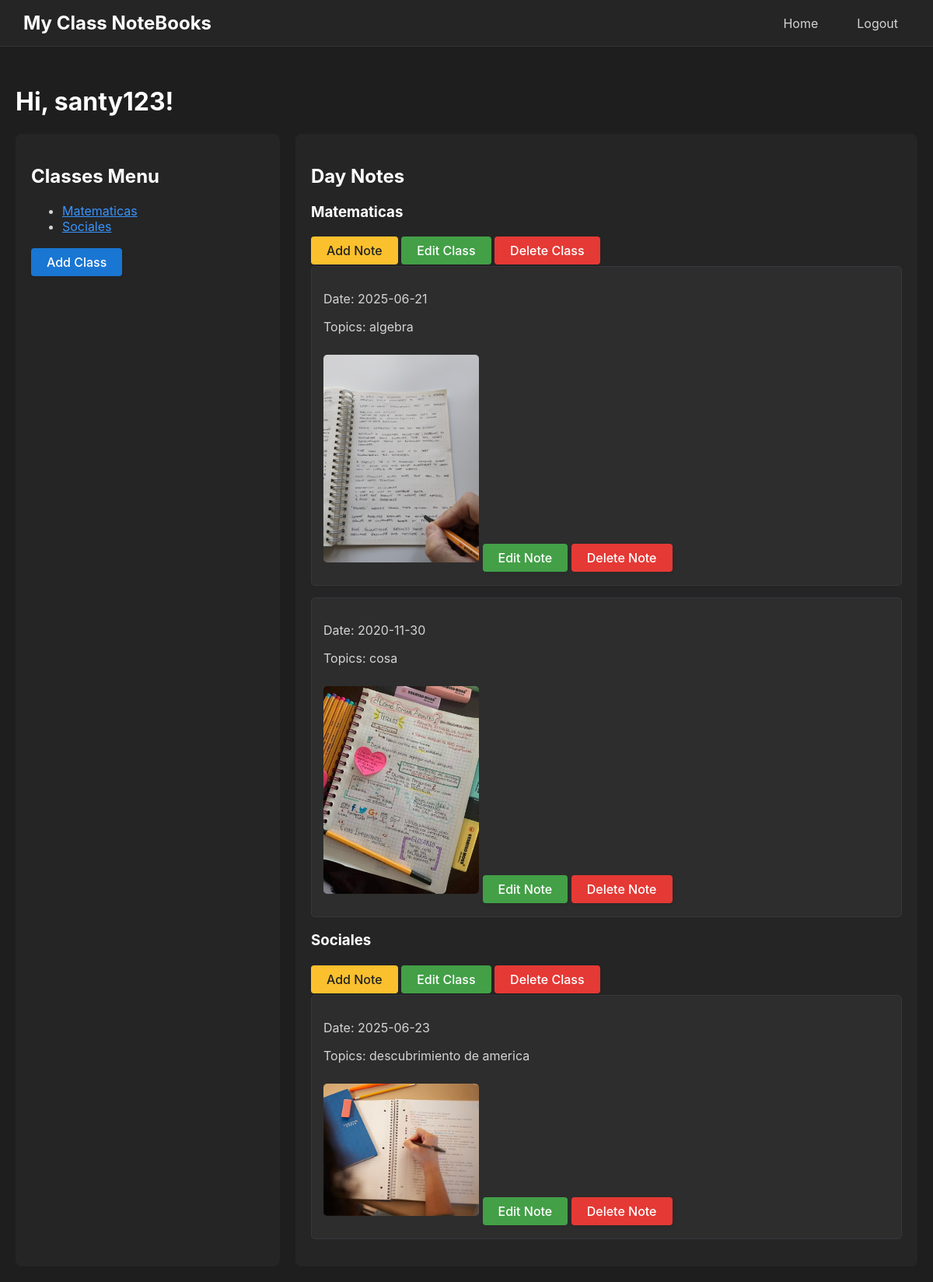
Before: /index (signed in) with the older database file.
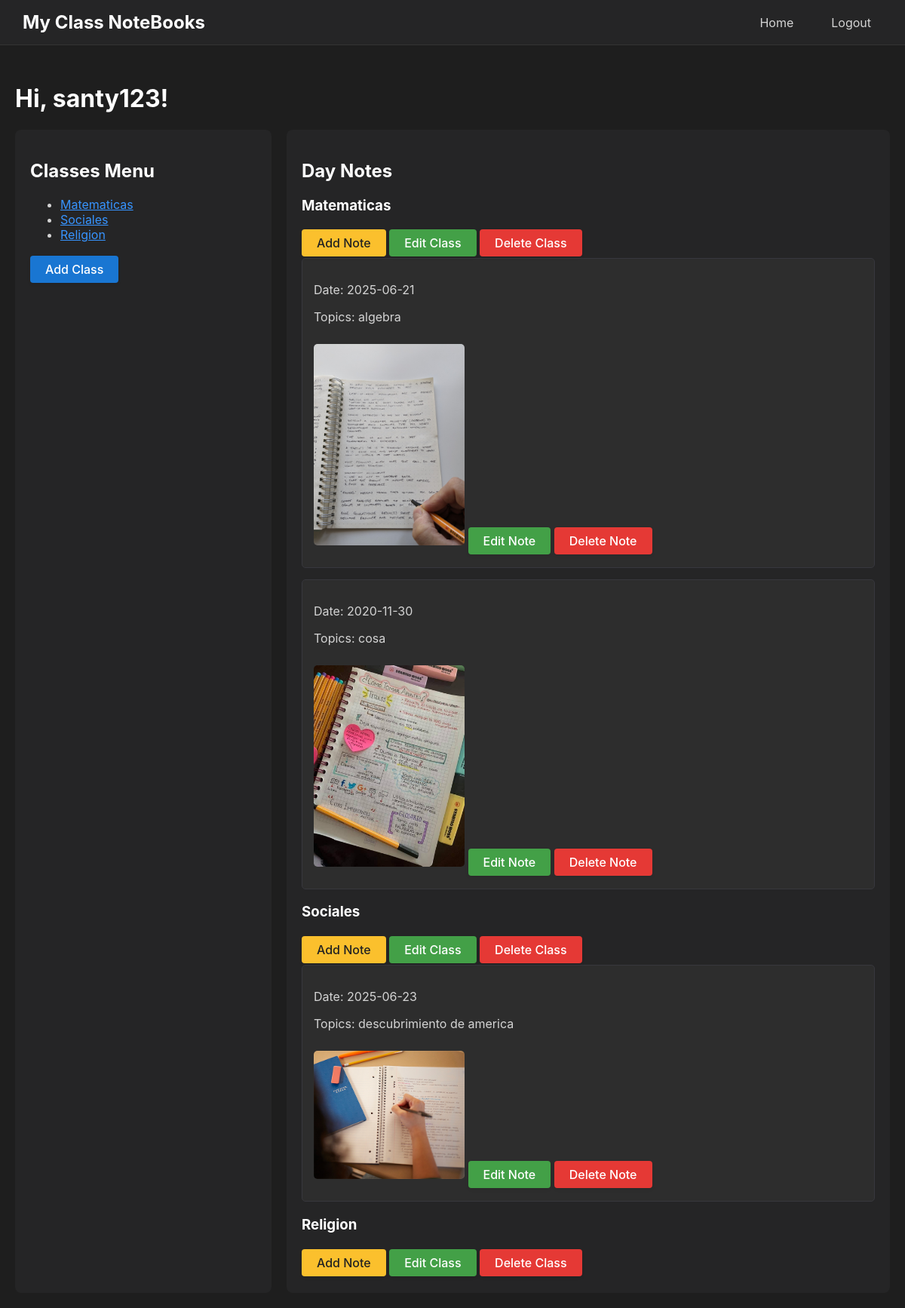
After: the same page with the newer database file.
### app/models.py (models this page shows, shortened)
class User(UserMixin, db.Model):
    id = db.Column(db.Integer, primary_key=True)
    username = db.Column(db.String(64), index=True, unique=True)
    email = db.Column(db.String(120), index=True, unique=True)
    password_hash = db.Column(db.String(128))
    classes = db.relationship('Class', backref='author', lazy='dynamic')

class Class(db.Model):
    id = db.Column(db.Integer, primary_key=True)
    name = db.Column(db.String(140))
    user_id = db.Column(db.Integer, db.ForeignKey('user.id'))
    notes = db.relationship('Note', backref='cl', lazy='dynamic')

class Note(db.Model):
    id = db.Column(db.Integer, primary_key=True)
    date = db.Column(db.String(140))
    topics = db.Column(db.String(140))
    image_path = db.Column(db.String(140))
    class_id = db.Column(db.Integer, db.ForeignKey('class.id'))

### app/routes.py (the view)
@app.route('/')
@app.route('/index')
@login_required
def index():
    classes = Class.query.filter_by(user_id=current_user.id).all()
    return render_template('index.html', title='Home', classes=classes)

### app/models.py (called while the page is built)
@login.user_loader
def load_user(id):
    return User.query.get(int(id))

### app/templates/index.html
{% extends "base.html" %}
{% block content %}
    <h1>Hi, {{ current_user.username }}!</h1>
    <div class="container">
        <div class="classes-menu">
            <h2>Classes Menu</h2>
            <ul>
                {% for class in classes %}
                    <li><a href="#">{{ class.name }}</a></li>
                {% endfor %}
            </ul>
            <a href="{{ url_for('add_class') }}" class="btn-action btn-add">Add Class</a>
        </div>
        <div class="day-notes">
            <h2>Day Notes</h2>
            {% for class in classes %}
                <h3>{{ class.name }}</h3>
                <a href="{{ url_for('add_note', class_id=class.id) }}" class="btn-action btn-note">Add Note</a>
                <a href="{{ url_for('edit_class', id=class.id) }}" class="btn-action btn-edit">Edit Class</a>
                <a href="{{ url_for('delete_class', id=class.id) }}" class="btn-action btn-delete">Delete Class</a>
                {% for note in class.notes %}
                    <div class="note">
                        <p>Date: {{ note.date }}</p>
                        <p>Topics: {{ note.topics }}</p>
                        <img src="{{ url_for('static', filename='uploads/' + note.image_path) }}" width="200px">
                        <a href="{{ url_for('edit_note', id=note.id) }}" class="btn-action btn-edit">Edit Note</a>
                        <a href="{{ url_for('delete_note', id=note.id) }}" class="btn-action btn-delete">Delete Note</a>
                    </div>
                {% endfor %}
            {% endfor %}
        </div>
    </div>
{% endblock %}

### app/templates/base.html (shortened to what this page needs)
<html lang="en">
<head>
    <link rel="stylesheet" href="{{ url_for('static', filename='style.css') }}">
</head>
<body>
    <nav class="navbar">
        <div class="navbar-title">My Class NoteBooks</div>
        <div class="navbar-links">
            <a href="{{ url_for('index') }}">Home</a>
            {% if current_user.is_anonymous %}
            <a href="{{ url_for('login') }}">Login</a>
            <a href="{{ url_for('register') }}">Register</a>
            {% else %}
            <a href="{{ url_for('logout') }}">Logout</a>
            {% endif %}
        </div>
    </nav>
    <div class="main-content">
        {% block content %}{% endblock %}
    </div>
</body>
</html>

### app/static/style.css (style rules this page uses)
body { font-family: -apple-system, BlinkMacSystemFont, "Segoe UI", Roboto, Helvetica, Arial, sans-serif; margin: 0; display: flex; height: 100vh; background-color: #1e1e1e; color: #d4d4d4; }
.navbar { width: 100%; background-color: #252526; display: flex; align-items: center; justify-content: space-between; padding: 0 30px; height: 60px; border-bottom: 1px solid #333; position: fixed; top: 0; left: 0; z-index: 1000; box-sizing: border-box; }
.navbar-title { color: #fff; font-size: 1.5em; font-weight: bold; white-space: nowrap; }
.navbar-links { display: flex; gap: 20px; flex-wrap: wrap; align-items: center; }
.navbar-links a { color: #d4d4d4; text-decoration: none; padding: 10px 15px; border-radius: 5px; transition: background 0.2s; white-space: nowrap; }
.main-content { flex-grow: 1; padding: 20px; background-color: #1e1e1e; overflow-y: auto; margin-top: 70px; }
.container { display: flex; gap: 20px; }
.classes-menu, .day-notes { background-color: #252526; padding: 20px; border-radius: 8px; }
.classes-menu { width: 300px; }
.day-notes { flex-grow: 1; }
.note { background-color: #2d2d2d; border: 1px solid #37373d; padding: 15px; margin-bottom: 15px; border-radius: 5px; }
h1, h2, h3 { color: #ffffff; }
a { color: #3794ff; }
.note img { max-width: 100%; border-radius: 5px; margin-top: 10px; }
.btn-action { display: inline-block; font-family: inherit; font-size: 1em; font-weight: 500; padding: 8px 20px; border: none; border-radius: 4px; box-shadow: 0 2px 4px rgba(0,0,0,0.08); cursor: pointer; transition: background 0.2s, box-shadow 0.2s, color 0.2s; text-decoration: none; margin: 2px 0; }
.btn-add { background: #1976d2; color: #fff; }
.btn-edit { background: #43a047; color: #fff; }
.btn-delete { background: #e53935; color: #fff; }
.btn-note { background: #fbc02d; color: #222; }

Changed rows visible on the page:
added Class: name "Religion"
